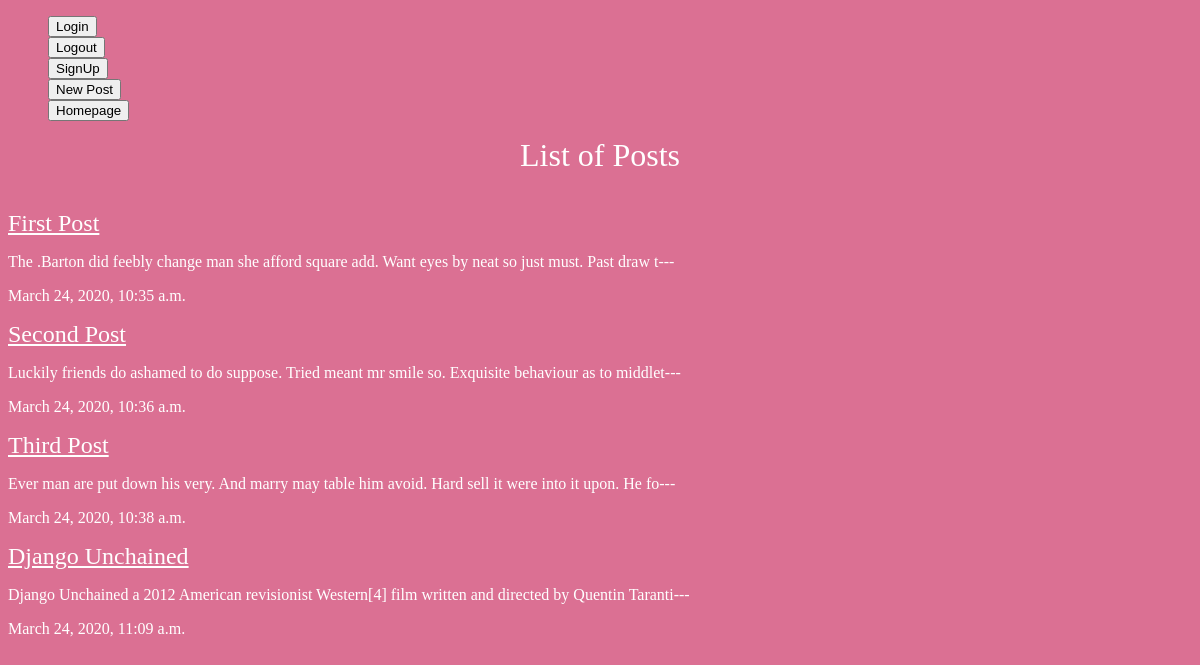
Page /homepage/ on the committed database.
### homepage/models.py (models this page shows, shortened)
class Post(models.Model):
    title = models.CharField(max_length=100)
    body = models.TextField()
    slug = models.SlugField()
    date = models.DateTimeField(auto_now_add=True)
    writer = models.ForeignKey(User,on_delete=models.CASCADE,default=None)
    def snip(self):
        return self.body[:100]+'---'

### homepage/views.py (the view)
# urls.py: url(r'^homepage/', include('homepage.urls')),
def homepage(request):
    posts = Post.objects.all().order_by('date')
    return render(request,'homepage/homepage.html',{'posts': posts})

### homepage/templates/homepage/homepage.html (shortened to what this page needs)
{% extends 'baselayout.html' %}
{% block content %}
    <h1><center>List of Posts</center></h1><br/><br/>
    <div class="posts">
        {% for post in posts %}
         <div class="post">
             <h2><a href="{% url 'detail' slug=post.slug%}">{{post.title}}</a></h2>
             <p>{{ post.snip }}</p>
             <p>{{ post.date }}</p>
         </div>
        {% endfor %}
    </div>
{% endblock %}

### templates/baselayout.html (shortened to what this page needs)
{% load static %}
<!DOCTYPE html>
<html>
<head>
    <link rel="stylesheet" href="{% static 'styles.css' %}">
</head>
<body>
    <header class="wrapper">
        <nav>
            <ul>
                    <form class="loginlink" action="{% url 'users:login' %}" method="post">
                        <button type="submit">Login</button>
                    </form>
                    <form class="logoutlink" action="{% url 'users:logout' %}" method = "post">
                        <button type="submit">Logout</button>
                    </form>
                    <form class="signinlink" action="{% url 'users:signin' %}" method="post">
                        <button type="submit">SignUp</button>
                    </form>
                    <form class="writepostlink" action="{% url 'newpost' %}" method="post">
                        <button type="submit">New Post</button>
                    </form>
                    <form class="gohomelink" action="{% url 'homepage' %}" method="post">
                        <button type="submit">Homepage</button>
                    </form>
            </ul>
        </nav>
    </header>
    <div class="wrapper">
        {% block content %}
        {% endblock %}
    </div>
</body>
</html>

### assets/styles.css (style rules this page uses)
body { background-color: palevioletred; color: #fff; }
h1,h2,h3,h4,h5 { font-weight: normal; margin: 0; }
a, a:hover, a:visited { color: #fff; }

### rows in the picture
Post: title "First Post", snip "The .Barton did feebly change man she afford square add. Want eyes by neat so just must. Past draw t---", date "March 24, 2020, 10:35 a.m."
Post: title "Second Post", snip "Luckily friends do ashamed to do suppose. Tried meant mr smile so. Exquisite behaviour as to middlet---", date "March 24, 2020, 10:36 a.m."
Post: title "Third Post", snip "Ever man are put down his very. And marry may table him avoid. Hard sell it were into it upon. He fo---", date "March 24, 2020, 10:38 a.m."
Post: title "Django Unchained", snip "Django Unchained a 2012 American revisionist Western[4] film written and directed by Quentin Taranti---", date "March 24, 2020, 11:09 a.m."
